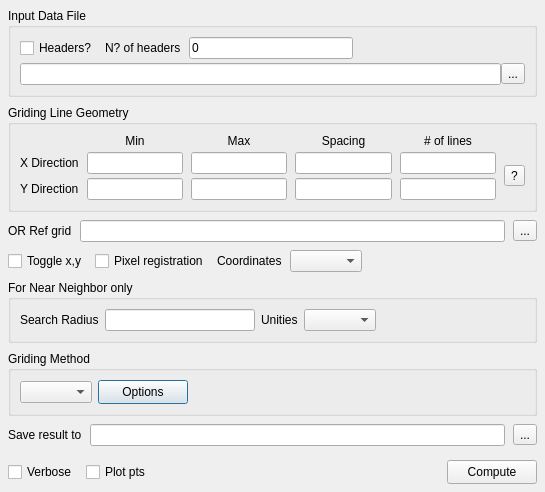
<?xml version="1.0" encoding="UTF-8"?>
<ui version="4.0">
 <class>InterpolationDialog</class>
 <widget class="QDialog" name="InterpolationDialog">
  <property name="geometry">
   <rect>
    <x>0</x>
    <y>0</y>
    <width>545</width>
    <height>470</height>
   </rect>
  </property>
  <property name="windowTitle">
   <string>Interpolate</string>
  </property>
  <!--
    Layout is Mirone's "Surface" window (src_figs/griding_mir.m): Input Data File, the shared
    Griding Line Geometry block, "For Nearneighbor only" (search radius + units), the Griding
    Method combo with its per-method Options button, Verbose / Plot pts and Compute.

    The "Griding Line Geometry" group below is the verbatim copy of deps/ui/grid_line_geometry.ui
    (object names xMin/xMax/xInc/xN/yMin/yMax/yInc/yN/refEdit/refBtn/helpBtn kept EXACTLY). The C++
    side does NOT re-wire it: GeoGridGeometry::adopt(dlg) takes these very widgets over, so the
    dim-fun cross-recompute and the Ref-grid picker are the same implementation grdsample uses.

    The per-method Options window is NOT a .ui: its rows differ per gridding module (surface has 13,
    triangulate 1), so it is built from the option table in InterpolationDialog::optionSpec()
    (70_window.cpp) — one builder for every method, never a dialog per module.
  -->
  <layout class="QVBoxLayout" name="mainVerticalLayout">
   <property name="spacing"><number>8</number></property>
   <property name="margin" stdset="0"><number>8</number></property>
   <item>
    <widget class="QGroupBox" name="gb_input">
     <property name="title"><string>Input Data File</string></property>
     <layout class="QGridLayout" name="gridLayout_input">
      <property name="horizontalSpacing"><number>8</number></property>
      <property name="verticalSpacing"><number>4</number></property>
      <item row="0" column="0">
       <widget class="QCheckBox" name="chk_headers">
        <property name="toolTip"><string>The file starts with header lines to skip (-h)</string></property>
        <property name="text"><string>Headers?</string></property>
       </widget>
      </item>
      <item row="0" column="1"><widget class="QLabel" name="lb_nheaders"><property name="text"><string>N? of headers</string></property></widget></item>
      <item row="0" column="2">
       <widget class="QLineEdit" name="edit_nheaders">
        <property name="maximumWidth"><number>60</number></property>
        <property name="text"><string>0</string></property>
       </widget>
      </item>
      <item row="0" column="3">
       <spacer name="horizontalSpacer_hdr">
        <property name="orientation"><enum>Qt::Orientation::Horizontal</enum></property>
        <property name="sizeHint" stdset="0"><size><width>40</width><height>20</height></size></property>
       </spacer>
      </item>
      <item row="1" column="0" colspan="4">
       <layout class="QHBoxLayout" name="horizontalLayout_infile">
        <item>
         <widget class="QLineEdit" name="edit_infile">
          <property name="toolTip"><string>&lt;html&gt;x,y,z table to grid. Double-click to browse. Its own limits&lt;br&gt;fill the geometry boxes below.&lt;/html&gt;</string></property>
         </widget>
        </item>
        <item><widget class="QToolButton" name="btn_infile"><property name="text"><string>...</string></property></widget></item>
       </layout>
      </item>
     </layout>
    </widget>
   </item>
   <item>
    <widget class="QGroupBox" name="geoGroup">
     <property name="title"><string>Griding Line Geometry</string></property>
     <layout class="QGridLayout" name="geoLayout">
      <property name="horizontalSpacing"><number>8</number></property>
      <property name="verticalSpacing"><number>4</number></property>
      <item row="0" column="1"><widget class="QLabel" name="minLab"><property name="alignment"><set>Qt::AlignHCenter</set></property><property name="text"><string>Min</string></property></widget></item>
      <item row="0" column="2"><widget class="QLabel" name="maxLab"><property name="alignment"><set>Qt::AlignHCenter</set></property><property name="text"><string>Max</string></property></widget></item>
      <item row="0" column="3"><widget class="QLabel" name="spacingLab"><property name="alignment"><set>Qt::AlignHCenter</set></property><property name="text"><string>Spacing</string></property></widget></item>
      <item row="0" column="4"><widget class="QLabel" name="nLinesLab"><property name="alignment"><set>Qt::AlignHCenter</set></property><property name="text"><string># of lines</string></property></widget></item>

      <item row="1" column="0"><widget class="QLabel" name="xDirLab"><property name="text"><string>X Direction</string></property></widget></item>
      <item row="1" column="1"><widget class="QLineEdit" name="xMin"><property name="minimumWidth"><number>80</number></property><property name="maximumWidth"><number>110</number></property></widget></item>
      <item row="1" column="2"><widget class="QLineEdit" name="xMax"><property name="minimumWidth"><number>80</number></property><property name="maximumWidth"><number>110</number></property></widget></item>
      <item row="1" column="3"><widget class="QLineEdit" name="xInc"><property name="minimumWidth"><number>80</number></property><property name="maximumWidth"><number>110</number></property></widget></item>
      <item row="1" column="4"><widget class="QLineEdit" name="xN"><property name="minimumWidth"><number>40</number></property><property name="maximumWidth"><number>55</number></property></widget></item>

      <item row="2" column="0"><widget class="QLabel" name="yDirLab"><property name="text"><string>Y Direction</string></property></widget></item>
      <item row="2" column="1"><widget class="QLineEdit" name="yMin"><property name="minimumWidth"><number>80</number></property><property name="maximumWidth"><number>110</number></property></widget></item>
      <item row="2" column="2"><widget class="QLineEdit" name="yMax"><property name="minimumWidth"><number>80</number></property><property name="maximumWidth"><number>110</number></property></widget></item>
      <item row="2" column="3"><widget class="QLineEdit" name="yInc"><property name="minimumWidth"><number>80</number></property><property name="maximumWidth"><number>110</number></property></widget></item>
      <item row="2" column="4"><widget class="QLineEdit" name="yN"><property name="minimumWidth"><number>40</number></property><property name="maximumWidth"><number>55</number></property></widget></item>

      <item row="1" column="5" rowspan="2">
       <widget class="QToolButton" name="helpBtn">
        <property name="text"><string>?</string></property>
        <property name="toolTip"><string>Edit any two of Min/Max/Spacing/# and the rest are derived.</string></property>
       </widget>
      </item>
     </layout>
    </widget>
   </item>
   <item>
    <layout class="QHBoxLayout" name="refRow">
     <item><widget class="QLabel" name="refLab"><property name="text"><string>OR Ref grid</string></property></widget></item>
     <item>
      <widget class="QLineEdit" name="refEdit">
       <property name="toolTip"><string>Pick a grid/image; its region, spacing and size fill the boxes above.</string></property>
      </widget>
     </item>
     <item><widget class="QToolButton" name="refBtn"><property name="text"><string>...</string></property></widget></item>
    </layout>
   </item>
   <item>
    <layout class="QHBoxLayout" name="horizontalLayout_flags">
     <item>
      <widget class="QCheckBox" name="chk_toggle">
       <property name="toolTip"><string>The file columns are y,x,z instead of x,y,z (-:)</string></property>
       <property name="text"><string>Toggle x,y</string></property>
      </widget>
     </item>
     <item>
      <widget class="QCheckBox" name="chk_pixel">
       <property name="toolTip"><string>Pixel registration for the output grid (-r)</string></property>
       <property name="text"><string>Pixel registration</string></property>
      </widget>
     </item>
     <item><widget class="QLabel" name="lb_coords"><property name="text"><string>Coordinates</string></property></widget></item>
     <item>
      <widget class="QComboBox" name="cb_coords">
       <property name="toolTip"><string>&lt;html&gt;Whether x,y are longitude/latitude (-fg). "auto" asks GMT to&lt;br&gt;guess from the data.&lt;/html&gt;</string></property>
      </widget>
     </item>
     <item>
      <spacer name="horizontalSpacer_flags">
       <property name="orientation"><enum>Qt::Orientation::Horizontal</enum></property>
       <property name="sizeHint" stdset="0"><size><width>20</width><height>20</height></size></property>
      </spacer>
     </item>
    </layout>
   </item>
   <item>
    <widget class="QGroupBox" name="gb_nn">
     <property name="title"><string>For Near Neighbor only</string></property>
     <layout class="QHBoxLayout" name="horizontalLayout_nn">
      <item><widget class="QLabel" name="lb_radius"><property name="text"><string>Search Radius</string></property></widget></item>
      <item>
       <widget class="QLineEdit" name="edit_radius">
        <property name="maximumWidth"><number>90</number></property>
        <property name="toolTip"><string>&lt;html&gt;Nodes with no data point closer than this stay empty (-S).&lt;br&gt;Required by Near Neighbor.&lt;/html&gt;</string></property>
       </widget>
      </item>
      <item><widget class="QLabel" name="lb_units"><property name="text"><string>Unities</string></property></widget></item>
      <item>
       <widget class="QComboBox" name="cb_units">
        <property name="minimumWidth"><number>150</number></property>
        <property name="toolTip"><string>Unit the search radius is given in</string></property>
       </widget>
      </item>
      <item>
       <spacer name="horizontalSpacer_nn">
        <property name="orientation"><enum>Qt::Orientation::Horizontal</enum></property>
        <property name="sizeHint" stdset="0"><size><width>20</width><height>20</height></size></property>
       </spacer>
      </item>
     </layout>
    </widget>
   </item>
   <item>
    <widget class="QGroupBox" name="gb_method">
     <property name="title"><string>Griding Method</string></property>
     <layout class="QHBoxLayout" name="horizontalLayout_method">
      <item>
       <widget class="QComboBox" name="cb_method">
        <property name="minimumWidth"><number>240</number></property>
        <property name="toolTip"><string>Which GMT module does the gridding</string></property>
       </widget>
      </item>
      <item>
       <widget class="QPushButton" name="push_options">
        <property name="minimumSize"><size><width>90</width><height>24</height></size></property>
        <property name="toolTip"><string>The chosen method's own options</string></property>
        <property name="text"><string>Options</string></property>
       </widget>
      </item>
      <item>
       <spacer name="horizontalSpacer_method">
        <property name="orientation"><enum>Qt::Orientation::Horizontal</enum></property>
        <property name="sizeHint" stdset="0"><size><width>20</width><height>20</height></size></property>
       </spacer>
      </item>
     </layout>
    </widget>
   </item>
   <item>
    <layout class="QHBoxLayout" name="horizontalLayout_out">
     <item><widget class="QLabel" name="lb_out"><property name="text"><string>Save result to</string></property></widget></item>
     <item>
      <widget class="QLineEdit" name="edit_outfile">
       <property name="toolTip"><string>Optional output grid file. Leave empty to keep the result only in this window.</string></property>
      </widget>
     </item>
     <item><widget class="QToolButton" name="btn_outfile"><property name="text"><string>...</string></property></widget></item>
    </layout>
   </item>
   <item>
    <spacer name="verticalSpacer_bottom">
     <property name="orientation"><enum>Qt::Orientation::Vertical</enum></property>
     <property name="sizeType"><enum>QSizePolicy::Policy::Fixed</enum></property>
     <property name="sizeHint" stdset="0"><size><width>20</width><height>6</height></size></property>
    </spacer>
   </item>
   <item>
    <layout class="QHBoxLayout" name="horizontalLayout_buttons">
     <item>
      <widget class="QCheckBox" name="chk_verbose">
       <property name="toolTip"><string>Let the module report its progress in the Julia console (-V)</string></property>
       <property name="text"><string>Verbose</string></property>
      </widget>
     </item>
     <item>
      <widget class="QCheckBox" name="chk_plotpts">
       <property name="toolTip"><string>Also draw the input data points over the new grid</string></property>
       <property name="text"><string>Plot pts</string></property>
      </widget>
     </item>
     <item>
      <spacer name="buttonsSpacer">
       <property name="orientation"><enum>Qt::Orientation::Horizontal</enum></property>
       <property name="sizeHint" stdset="0"><size><width>40</width><height>20</height></size></property>
      </spacer>
     </item>
     <item>
      <widget class="QPushButton" name="push_compute">
       <property name="minimumSize"><size><width>90</width><height>24</height></size></property>
       <property name="text"><string>Compute</string></property>
      </widget>
     </item>
    </layout>
   </item>
  </layout>
 </widget>
 <resources/>
 <connections/>
</ui>
